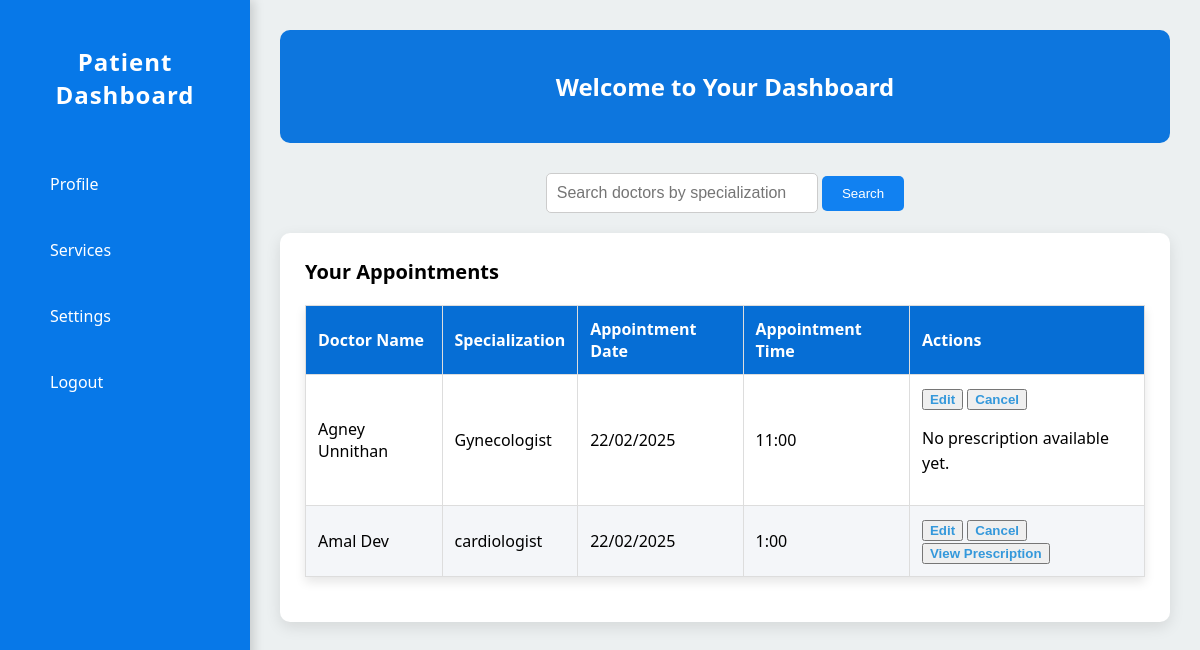
The app's page /patient_home (signed in), older data.
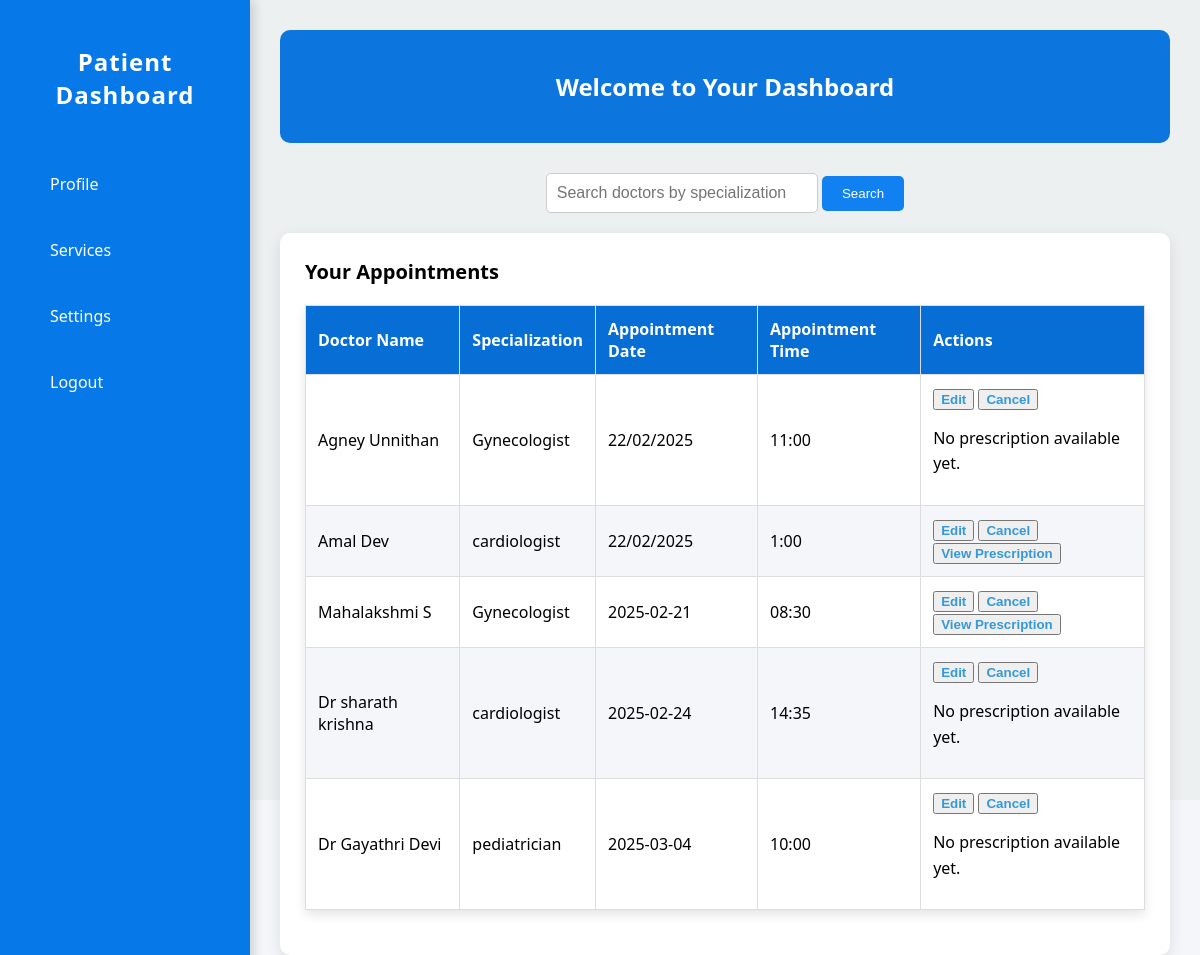
The same page, newer data.
### medico/models.py (models this page shows)
class Appointment(models.Model):
    date = models.CharField(max_length=15)
    time = models.CharField(max_length=15)
    patient_id = models.ForeignKey(Patient, on_delete=models.CASCADE, null=True, blank=True, related_name='patient_id')
    doctor_id = models.ForeignKey(Doctor, on_delete=models.CASCADE, null=True, blank=True, related_name='doctor_id')
    current_date = models.DateField(auto_now_add=True)
    status=models.CharField(max_length=10,null=True)
    prescription = models.TextField(max_length=200 ,null=True, blank=True)

class Doctor(models.Model):
    doctor_name = models.CharField(max_length=50)
    contact = models.CharField(max_length=15)
    specialization = models.CharField(max_length=25)
    gender = models.CharField(max_length=15)
    age = models.CharField(max_length=3)
    hospital_id = models.ForeignKey(Hospital, on_delete=models.CASCADE, null=True, blank=True, related_name='hospital_id')
    login_id = models.ForeignKey(Login, on_delete=models.CASCADE, null=True, blank=True, related_name='login_id')

### medico/views.py (the view)
# urls.py: path('patient_home',views.PatientHome,name='PatientHome'),
def PatientHome(request):
    patient_id = request.session.get('patient_id')
    if not patient_id:
        return redirect('login')
    login = get_object_or_404(Login, id=patient_id)
    patient = get_object_or_404(Patient, login_id=login)
    appointments = Appointment.objects.filter(patient_id=patient)
    return render(request, 'patienthome.html', {'appointments': appointments})

### medico/templates/patienthome.html (shortened to what this page needs)
<!DOCTYPE html>
<html lang="en">
<head>
</head>
<body>
    <div class="sidebar">
        <h2>Patient Dashboard</h2>
        <a href="#profile">Profile</a>
        <div class="dropdown">
            <a href="#services">Services</a>
        </div>
        <a href="#settings">Settings</a>
        <a href="#logout">Logout</a>
    </div>
    <div class="main-content">
        <header>
            <h2>Welcome to Your Dashboard</h2>
        </header>
        <div class="search-bar">
            <form method="POST" action="{% url 'search_doctor' %}">
                <input type="text" name="specialization" placeholder="Search doctors by specialization" value="{{ a }}">
                <input type="submit" name="search" value="Search">
            </form>
        </div>
        <div class="card">
            <h3>Your Appointments</h3>
            <table>
                <thead>
                    <tr>
                        <th>Doctor Name</th>
                        <th>Specialization</th>
                        <th>Appointment Date</th>
                        <th>Appointment Time</th>
                        <th>Actions</th>
                    </tr>
                </thead>
                <tbody>
                    {% for appointment in appointments %}
                        {% if appointment.status == "confirmed" %}
                        <tr>
                            <td>{{ appointment.doctor_id.doctor_name }}</td>
                            <td>{{ appointment.doctor_id.specialization }}</td>
                            <td>{{ appointment.date }}</td>
                            <td>{{ appointment.time }}</td>
                            <td>
                                <button class="btn btn-primary"><a href="{% url 'edit_appointment' appointment.id %}" style="text-decoration: none;">Edit</a></button>
                                <button class="btn btn-danger"><a href="{% url 'cancel_appointment' appointment.id %}" style="text-decoration: none;">Cancel</a></button>
                                {% if appointment.prescription %}
                                <button class="btn btn-primary"><a href="{% url 'view_prescription' appointment.id %}" style="text-decoration: none;">View Prescription</a></button>
                                {% else %}
                                <p>No prescription available yet.</p>
                                {% endif %}
                            </td>
                        </tr>
                        {% endif %}
                    {% endfor %}
                </tbody>
            </table>
        </div>
    </div>
</body>
</html>

### medico/templates/patienthome.html (style rules this page uses)
body { font-family: 'Segoe UI', Tahoma, Geneva, Verdana, sans-serif; margin: 0; padding: 0; display: flex; height: 100vh; background-color: #f4f6f9; }
.sidebar { width: 200px; background-color: #0778e8; color: white; display: flex; flex-direction: column; padding: 25px; position: fixed; height: 100%; box-shadow: 4px 0 10px rgba(0, 0, 0, 0.15); transition: all 0.3s ease-in-out; }
.sidebar h2 { text-align: center; margin-bottom: 40px; font-size: 24px; letter-spacing: 1px; }
.sidebar a { padding: 12px 25px; margin: 10px 0; background-color: transparent; color: white; text-decoration: none; border-radius: 8px; font-size: 16px; transition: background-color 0.3s ease, transform 0.3s ease; display: block; }
.dropdown { position: relative; }
.main-content { margin-left: 250px; padding: 30px; flex: 1; background-color: #ecf0f1; }
header { background-color: #0d76de; color: white; padding: 20px; text-align: center; border-radius: 10px; margin-bottom: 30px; }
.card { background-color: white; padding: 25px; margin: 20px 0; border-radius: 10px; box-shadow: 0 5px 15px rgba(0, 0, 0, 0.1); transition: transform 0.3s ease, box-shadow 0.3s ease; }
.card h3 { margin-top: 0; font-size: 20px; }
.card p { font-size: 16px; line-height: 1.6; }
.card a { color: #3498db; text-decoration: none; font-weight: bold; }
.search-bar { margin: 20px 0; text-align: center; }
.search-bar input[type="text"] { padding: 10px; width: 250px; font-size: 16px; border-radius: 5px; border: 1px solid #ccc; }
.search-bar input[type="submit"] { padding: 10px 20px; background-color: #1181f1; color: white; border: none; border-radius: 5px; cursor: pointer; }
table { width: 100%; border-collapse: collapse; margin: 20px 0; box-shadow: 0 5px 10px rgba(0, 0, 0, 0.1); }
table, th, td { border: 1px solid #ddd; }
th, td { padding: 12px; text-align: left; }
th { background-color: #066ed5; color: white; }
tbody tr:nth-child(even) { background-color: #f4f6f9; }

Row changes from the older to the newer data that the page shows:
added Appointment: doctor_id.doctor_name "Mahalakshmi S", doctor_id.specialization "Gynecologist", date "2025-02-21", time "08:30", prescription "View Prescription"
added Appointment: doctor_id.doctor_name "Dr sharath krishna", doctor_id.specialization "cardiologist", date "2025-02-24", time "14:35", shows "No prescription available yet."
added Appointment: doctor_id.doctor_name "Dr Gayathri Devi", doctor_id.specialization "pediatrician", date "2025-03-04", time "10:00", shows "No prescription available yet."
